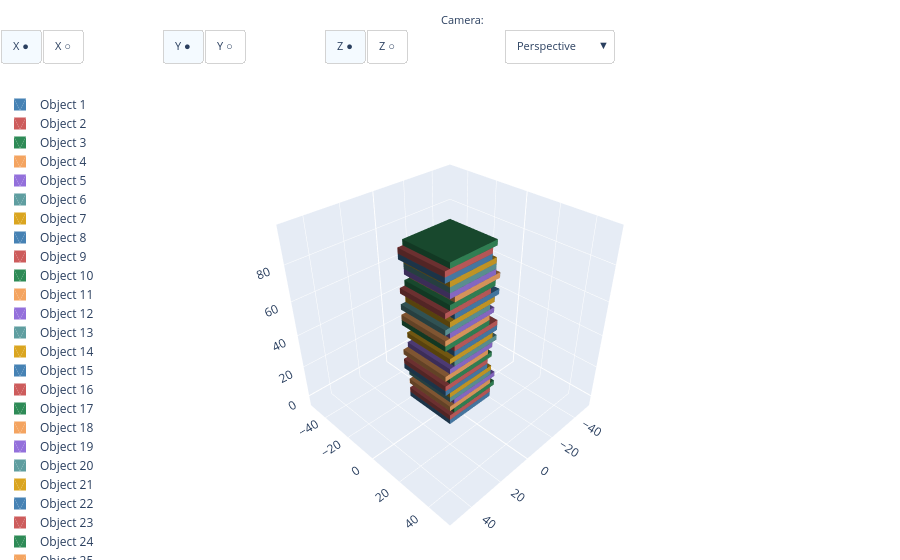

Notebook source saved alongside this figure:
### Markdown cell above
### Código

### Code cell
cota_inicial = 0
pap = 3
n_pav = 30
displace = 3


displace_dir = np.array([-1, 0,0, 1])



print(displace_dir.shape)
lista_pav = []
for i in range(n_pav + 1):

  # direções de deslocamento

  dir_x = np.random.choice(displace_dir) * displace
  # dir_y = np.random.choice(displace_dir) * displace



  cota_atual =   cota_inicial + (pap * i)
  cota_atual = round(cota_atual, 2)
  # criar caixa na cota atual
  box = cq.Workplane("XY").box(30 , 30, pap, centered=[True, True, False]).translate((dir_x, 0, cota_atual))

  lista_pav.append(box)
  # print(f"Cota do pavimento {i} = {cota_atual}")
print(lista_pav)

show(lista_pav)

### Figure 1 — Plotly figure (JSON) as saved in the notebook; plotly's stock layout.template omitted (floating-point values rounded to 4 significant figures)
{"data": [{"color": "steelblue", "flatshading": true, "i": [0, 1, 4, 5, 9, 11, 13, 15, 19, 19, 23, 23], "j": [3, 3, 6, 4, 10, 10, 12, 13, 16, 18, 21, 20], "k": [2, 0, 7, 7, 8, 9, 14, 14, 17, 16, 20, 22], "lighting": {"ambient": 0.4, "diffuse": 0.8, "specular": 0.2}, "name": "Object 1", "opacity": 1, "showlegend": true, "type": "mesh3d", "x": [-15, -15, -15, -15, 15, 15, 15, 15, -15, 15, -15, 15, -15, 15, -15, 15, -15, -15, 15, 15, -15, -15, 15, 15], "y": [-15, -15, 15, 15, -15, -15, 15, 15, -15, -15, -15, -15, 15, 15, 15, 15, -15, 15, -15, 15, -15, 15, -15, 15], "z": [0, 3, 0, 3, 0, 3, 0, 3, 0, 0, 3, 3, 0, 0, 3, 3, 0, 0, 0, 0, 3, 3, 3, 3]}, {"color": "indianred", "flatshading": true, "i": [0, 1, 4, 5, 9, 11, 13, 15, 19, 19, 23, 23], "j": [3, 3, 6, 4, 10, 10, 12, 13, 16, 18, 21, 20], "k": [2, 0, 7, 7, 8, 9, 14, 14, 17, 16, 20, 22], "lighting": {"ambient": 0.4, "diffuse": 0.8, "specular": 0.2}, "name": "Object 2", "opacity": 1, "showlegend": true, "type": "mesh3d", "x": [-15, -15, -15, -15, 15, 15, 15, 15, -15, 15, -15, 15, -15, 15, -15, 15, -15, -15, 15, 15, -15, -15, 15, 15], "y": [-15, -15, 15, 15, -15, -15, 15, 15, -15, -15, -15, -15, 15, 15, 15, 15, -15, 15, -15, 15, -15, 15, -15, 15], "z": [3, 6, 3, 6, 3, 6, 3, 6, 3, 3, 6, 6, 3, 3, 6, 6, 3, 3, 3, 3, 6, 6, 6, 6]}, {"color": "seagreen", "flatshading": true, "i": [0, 1, 4, 5, 9, 11, 13, 15, 19, 19, 23, 23], "j": [3, 3, 6, 4, 10, 10, 12, 13, 16, 18, 21, 20], "k": [2, 0, 7, 7, 8, 9, 14, 14, 17, 16, 20, 22], "lighting": {"ambient": 0.4, "diffuse": 0.8, "specular": 0.2}, "name": "Object 3", "opacity": 1, "showlegend": true, "type": "mesh3d", "x": [-18, -18, -18, -18, 12, 12, 12, 12, -18, 12, -18, 12, -18, 12, -18, 12, -18, -18, 12, 12, -18, -18, 12, 12], "y": [-15, -15, 15, 15, -15, -15, 15, 15, -15, -15, -15, -15, 15, 15, 15, 15, -15, 15, -15, 15, -15, 15, -15, 15], "z": [6, 9, 6, 9, 6, 9, 6, 9, 6, 6, 9, 9, 6, 6, 9, 9, 6, 6, 6, 6, 9, 9, 9, 9]}, {"color": "sandybrown", "flatshading": true, "i": [0, 1, 4, 5, 9, 11, 13, 15, 19, 19, 23, 23], "j": [3, 3, 6, 4, 10, 10, 12, 13, 16, 18, 21, 20], "k": [2, 0, 7, 7, 8, 9, 14, 14, 17, 16, 20, 22], "lighting": {"ambient": 0.4, "diffuse": 0.8, "specular": 0.2}, "name": "Object 4", "opacity": 1, "showlegend": true, "type": "mesh3d", "x": [-15, -15, -15, -15, 15, 15, 15, 15, -15, 15, -15, 15, -15, 15, -15, 15, -15, -15, 15, 15, -15, -15, 15, 15], "y": [-15, -15, 15, 15, -15, -15, 15, 15, -15, -15, -15, -15, 15, 15, 15, 15, -15, 15, -15, 15, -15, 15, -15, 15], "z": [9, 12, 9, 12, 9, 12, 9, 12, 9, 9, 12, 12, 9, 9, 12, 12, 9, 9, 9, 9, 12, 12, 12, 12]}, {"color": "mediumpurple", "flatshading": true, "i": [0, 1, 4, 5, 9, 11, 13, 15, 19, 19, 23, 23], "j": [3, 3, 6, 4, 10, 10, 12, 13, 16, 18, 21, 20], "k": [2, 0, 7, 7, 8, 9, 14, 14, 17, 16, 20, 22], "lighting": {"ambient": 0.4, "diffuse": 0.8, "specular": 0.2}, "name": "Object 5", "opacity": 1, "showlegend": true, "type": "mesh3d", "x": [-18, -18, -18, -18, 12, 12, 12, 12, -18, 12, -18, 12, -18, 12, -18, 12, -18, -18, 12, 12, -18, -18, 12, 12], "y": [-15, -15, 15, 15, -15, -15, 15, 15, -15, -15, -15, -15, 15, 15, 15, 15, -15, 15, -15, 15, -15, 15, -15, 15], "z": [12, 15, 12, 15, 12, 15, 12, 15, 12, 12, 15, 15, 12, 12, 15, 15, 12, 12, 12, 12, 15, 15, 15, 15]}, {"color": "cadetblue", "flatshading": true, "i": [0, 1, 4, 5, 9, 11, 13, 15, 19, 19, 23, 23], "j": [3, 3, 6, 4, 10, 10, 12, 13, 16, 18, 21, 20], "k": [2, 0, 7, 7, 8, 9, 14, 14, 17, 16, 20, 22], "lighting": {"ambient": 0.4, "diffuse": 0.8, "specular": 0.2}, "name": "Object 6", "opacity": 1, "showlegend": true, "type": "mesh3d", "x": [-15, -15, -15, -15, 15, 15, 15, 15, -15, 15, -15, 15, -15, 15, -15, 15, -15, -15, 15, 15, -15, -15, 15, 15], "y": [-15, -15, 15, 15, -15, -15, 15, 15, -15, -15, -15, -15, 15, 15, 15, 15, -15, 15, -15, 15, -15, 15, -15, 15], "z": [15, 18, 15, 18, 15, 18, 15, 18, 15, 15, 18, 18, 15, 15, 18, 18, 15, 15, 15, 15, 18, 18, 18, 18]}, {"color": "goldenrod", "flatshading": true, "i": [0, 1, 4, 5, 9, 11, 13, 15, 19, 19, 23, 23], "j": [3, 3, 6, 4, 10, 10, 12, 13, 16, 18, 21, 20], "k": [2, 0, 7, 7, 8, 9, 14, 14, 17, 16, 20, 22], "lighting": {"ambient": 0.4, "diffuse": 0.8, "specular": 0.2}, "name": "Object 7", "opacity": 1, "showlegend": true, "type": "mesh3d", "x": [-15, -15, -15, -15, 15, 15, 15, 15, -15, 15, -15, 15, -15, 15, -15, 15, -15, -15, 15, 15, -15, -15, 15, 15], "y": [-15, -15, 15, 15, -15, -15, 15, 15, -15, -15, -15, -15, 15, 15, 15, 15, -15, 15, -15, 15, -15, 15, -15, 15], "z": [18, 21, 18, 21, 18, 21, 18, 21, 18, 18, 21, 21, 18, 18, 21, 21, 18, 18, 18, 18, 21, 21, 21, 21]}, {"color": "steelblue", "flatshading": true, "i": [0, 1, 4, 5, 9, 11, 13, 15, 19, 19, 23, 23], "j": [3, 3, 6, 4, 10, 10, 12, 13, 16, 18, 21, 20], "k": [2, 0, 7, 7, 8, 9, 14, 14, 17, 16, 20, 22], "lighting": {"ambient": 0.4, "diffuse": 0.8, "specular": 0.2}, "name": "Object 8", "opacity": 1, "showlegend": true, "type": "mesh3d", "x": [-12, -12, -12, -12, 18, 18, 18, 18, -12, 18, -12, 18, -12, 18, -12, 18, -12, -12, 18, 18, -12, -12, 18, 18], "y": [-15, -15, 15, 15, -15, -15, 15, 15, -15, -15, -15, -15, 15, 15, 15, 15, -15, 15, -15, 15, -15, 15, -15, 15], "z": [21, 24, 21, 24, 21, 24, 21, 24, 21, 21, 24, 24, 21, 21, 24, 24, 21, 21, 21, 21, 24, 24, 24, 24]}, {"color": "indianred", "flatshading": true, "i": [0, 1, 4, 5, 9, 11, 13, 15, 19, 19, 23, 23], "j": [3, 3, 6, 4, 10, 10, 12, 13, 16, 18, 21, 20], "k": [2, 0, 7, 7, 8, 9, 14, 14, 17, 16, 20, 22], "lighting": {"ambient": 0.4, "diffuse": 0.8, "specular": 0.2}, "name": "Object 9", "opacity": 1, "showlegend": true, "type": "mesh3d", "x": [-12, -12, -12, -12, 18, 18, 18, 18, -12, 18, -12, 18, -12, 18, -12, 18, -12, -12, 18, 18, -12, -12, 18, 18], "y": [-15, -15, 15, 15, -15, -15, 15, 15, -15, -15, -15, -15, 15, 15, 15, 15, -15, 15, -15, 15, -15, 15, -15, 15], "z": [24, 27, 24, 27, 24, 27, 24, 27, 24, 24, 27, 27, 24, 24, 27, 27, 24, 24, 24, 24, 27, 27, 27, 27]}, {"color": "seagreen", "flatshading": true, "i": [0, 1, 4, 5, 9, 11, 13, 15, 19, 19, 23, 23], "j": [3, 3, 6, 4, 10, 10, 12, 13, 16, 18, 21, 20], "k": [2, 0, 7, 7, 8, 9, 14, 14, 17, 16, 20, 22], "lighting": {"ambient": 0.4, "diffuse": 0.8, "specular": 0.2}, "name": "Object 10", "opacity": 1, "showlegend": true, "type": "mesh3d", "x": [-15, -15, -15, -15, 15, 15, 15, 15, -15, 15, -15, 15, -15, 15, -15, 15, -15, -15, 15, 15, -15, -15, 15, 15], "y": [-15, -15, 15, 15, -15, -15, 15, 15, -15, -15, -15, -15, 15, 15, 15, 15, -15, 15, -15, 15, -15, 15, -15, 15], "z": [27, 30, 27, 30, 27, 30, 27, 30, 27, 27, 30, 30, 27, 27, 30, 30, 27, 27, 27, 27, 30, 30, 30, 30]}, {"color": "sandybrown", "flatshading": true, "i": [0, 1, 4, 5, 9, 11, 13, 15, 19, 19, 23, 23], "j": [3, 3, 6, 4, 10, 10, 12, 13, 16, 18, 21, 20], "k": [2, 0, 7, 7, 8, 9, 14, 14, 17, 16, 20, 22], "lighting": {"ambient": 0.4, "diffuse": 0.8, "specular": 0.2}, "name": "Object 11", "opacity": 1, "showlegend": true, "type": "mesh3d", "x": [-12, -12, -12, -12, 18, 18, 18, 18, -12, 18, -12, 18, -12, 18, -12, 18, -12, -12, 18, 18, -12, -12, 18, 18], "y": [-15, -15, 15, 15, -15, -15, 15, 15, -15, -15, -15, -15, 15, 15, 15, 15, -15, 15, -15, 15, -15, 15, -15, 15], "z": [30, 33, 30, 33, 30, 33, 30, 33, 30, 30, 33, 33, 30, 30, 33, 33, 30, 30, 30, 30, 33, 33, 33, 33]}, {"color": "mediumpurple", "flatshading": true, "i": [0, 1, 4, 5, 9, 11, 13, 15, 19, 19, 23, 23], "j": [3, 3, 6, 4, 10, 10, 12, 13, 16, 18, 21, 20], "k": [2, 0, 7, 7, 8, 9, 14, 14, 17, 16, 20, 22], "lighting": {"ambient": 0.4, "diffuse": 0.8, "specular": 0.2}, "name": "Object 12", "opacity": 1, "showlegend": true, "type": "mesh3d", "x": [-15, -15, -15, -15, 15, 15, 15, 15, -15, 15, -15, 15, -15, 15, -15, 15, -15, -15, 15, 15, -15, -15, 15, 15], "y": [-15, -15, 15, 15, -15, -15, 15, 15, -15, -15, -15, -15, 15, 15, 15, 15, -15, 15, -15, 15, -15, 15, -15, 15], "z": [33, 36, 33, 36, 33, 36, 33, 36, 33, 33, 36, 36, 33, 33, 36, 36, 33, 33, 33, 33, 36, 36, 36, 36]}, {"color": "cadetblue", "flatshading": true, "i": [0, 1, 4, 5, 9, 11, 13, 15, 19, 19, 23, 23], "j": [3, 3, 6, 4, 10, 10, 12, 13, 16, 18, 21, 20], "k": [2, 0, 7, 7, 8, 9, 14, 14, 17, 16, 20, 22], "lighting": {"ambient": 0.4, "diffuse": 0.8, "specular": 0.2}, "name": "Object 13", "opacity": 1, "showlegend": true, "type": "mesh3d", "x": [-18, -18, -18, -18, 12, 12, 12, 12, -18, 12, -18, 12, -18, 12, -18, 12, -18, -18, 12, 12, -18, -18, 12, 12], "y": [-15, -15, 15, 15, -15, -15, 15, 15, -15, -15, -15, -15, 15, 15, 15, 15, -15, 15, -15, 15, -15, 15, -15, 15], "z": [36, 39, 36, 39, 36, 39, 36, 39, 36, 36, 39, 39, 36, 36, 39, 39, 36, 36, 36, 36, 39, 39, 39, 39]}, {"color": "goldenrod", "flatshading": true, "i": [0, 1, 4, 5, 9, 11, 13, 15, 19, 19, 23, 23], "j": [3, 3, 6, 4, 10, 10, 12, 13, 16, 18, 21, 20], "k": [2, 0, 7, 7, 8, 9, 14, 14, 17, 16, 20, 22], "lighting": {"ambient": 0.4, "diffuse": 0.8, "specular": 0.2}, "name": "Object 14", "opacity": 1, "showlegend": true, "type": "mesh3d", "x": [-15, -15, -15, -15, 15, 15, 15, 15, -15, 15, -15, 15, -15, 15, -15, 15, -15, -15, 15, 15, -15, -15, 15, 15], "y": [-15, -15, 15, 15, -15, -15, 15, 15, -15, -15, -15, -15, 15, 15, 15, 15, -15, 15, -15, 15, -15, 15, -15, 15], "z": [39, 42, 39, 42, 39, 42, 39, 42, 39, 39, 42, 42, 39, 39, 42, 42, 39, 39, 39, 39, 42, 42, 42, 42]}, {"color": "steelblue", "flatshading": true, "i": [0, 1, 4, 5, 9, 11, 13, 15, 19, 19, 23, 23], "j": [3, 3, 6, 4, 10, 10, 12, 13, 16, 18, 21, 20], "k": [2, 0, 7, 7, 8, 9, 14, 14, 17, 16, 20, 22], "lighting": {"ambient": 0.4, "diffuse": 0.8, "specular": 0.2}, "name": "Object 15", "opacity": 1, "showlegend": true, "type": "mesh3d", "x": [-18, -18, -18, -18, 12, 12, 12, 12, -18, 12, -18, 12, -18, 12, -18, 12, -18, -18, 12, 12, -18, -18, 12, 12], "y": [-15, -15, 15, 15, -15, -15, 15, 15, -15, -15, -15, -15, 15, 15, 15, 15, -15, 15, -15, 15, -15, 15, -15, 15], "z": [42, 45, 42, 45, 42, 45, 42, 45, 42, 42, 45, 45, 42, 42, 45, 45, 42, 42, 42, 42, 45, 45, 45, 45]}, {"color": "indianred", "flatshading": true, "i": [0, 1, 4, 5, 9, 11, 13, 15, 19, 19, 23, 23], "j": [3, 3, 6, 4, 10, 10, 12, 13, 16, 18, 21, 20], "k": [2, 0, 7, 7, 8, 9, 14, 14, 17, 16, 20, 22], "lighting": {"ambient": 0.4, "diffuse": 0.8, "specular": 0.2}, "name": "Object 16", "opacity": 1, "showlegend": true, "type": "mesh3d", "x": [-18, -18, -18, -18, 12, 12, 12, 12, -18, 12, -18, 12, -18, 12, -18, 12, -18, -18, 12, 12, -18, -18, 12, 12], "y": [-15, -15, 15, 15, -15, -15, 15, 15, -15, -15, -15, -15, 15, 15, 15, 15, -15, 15, -15, 15, -15, 15, -15, 15], "z": [45, 48, 45, 48, 45, 48, 45, 48, 45, 45, 48, 48, 45, 45, 48, 48, 45, 45, 45, 45, 48, 48, 48, 48]}, {"color": "seagreen", "flatshading": true, "i": [0, 1, 4, 5, 9, 11, 13, 15, 19, 19, 23, 23], "j": [3, 3, 6, 4, 10, 10, 12, 13, 16, 18, 21, 20], "k": [2, 0, 7, 7, 8, 9, 14, 14, 17, 16, 20, 22], "lighting": {"ambient": 0.4, "diffuse": 0.8, "specular": 0.2}, "name": "Object 17", "opacity": 1, "showlegend": true, "type": "mesh3d", "x": [-12, -12, -12, -12, 18, 18, 18, 18, -12, 18, -12, 18, -12, 18, -12, 18, -12, -12, 18, 18, -12, -12, 18, 18], "y": [-15, -15, 15, 15, -15, -15, 15, 15, -15, -15, -15, -15, 15, 15, 15, 15, -15, 15, -15, 15, -15, 15, -15, 15], "z": [48, 51, 48, 51, 48, 51, 48, 51, 48, 48, 51, 51, 48, 48, 51, 51, 48, 48, 48, 48, 51, 51, 51, 51]}, {"color": "sandybrown", "flatshading": true, "i": [0, 1, 4, 5, 9, 11, 13, 15, 19, 19, 23, 23], "j": [3, 3, 6, 4, 10, 10, 12, 13, 16, 18, 21, 20], "k": [2, 0, 7, 7, 8, 9, 14, 14, 17, 16, 20, 22], "lighting": {"ambient": 0.4, "diffuse": 0.8, "specular": 0.2}, "name": "Object 18", "opacity": 1, "showlegend": true, "type": "mesh3d", "x": [-12, -12, -12, -12, 18, 18, 18, 18, -12, 18, -12, 18, -12, 18, -12, 18, -12, -12, 18, 18, -12, -12, 18, 18], "y": [-15, -15, 15, 15, -15, -15, 15, 15, -15, -15, -15, -15, 15, 15, 15, 15, -15, 15, -15, 15, -15, 15, -15, 15], "z": [51, 54, 51, 54, 51, 54, 51, 54, 51, 51, 54, 54, 51, 51, 54, 54, 51, 51, 51, 51, 54, 54, 54, 54]}, {"color": "mediumpurple", "flatshading": true, "i": [0, 1, 4, 5, 9, 11, 13, 15, 19, 19, 23, 23], "j": [3, 3, 6, 4, 10, 10, 12, 13, 16, 18, 21, 20], "k": [2, 0, 7, 7, 8, 9, 14, 14, 17, 16, 20, 22], "lighting": {"ambient": 0.4, "diffuse": 0.8, "specular": 0.2}, "name": "Object 19", "opacity": 1, "showlegend": true, "type": "mesh3d", "x": [-15, -15, -15, -15, 15, 15, 15, 15, -15, 15, -15, 15, -15, 15, -15, 15, -15, -15, 15, 15, -15, -15, 15, 15], "y": [-15, -15, 15, 15, -15, -15, 15, 15, -15, -15, -15, -15, 15, 15, 15, 15, -15, 15, -15, 15, -15, 15, -15, 15], "z": [54, 57, 54, 57, 54, 57, 54, 57, 54, 54, 57, 57, 54, 54, 57, 57, 54, 54, 54, 54, 57, 57, 57, 57]}, {"color": "cadetblue", "flatshading": true, "i": [0, 1, 4, 5, 9, 11, 13, 15, 19, 19, 23, 23], "j": [3, 3, 6, 4, 10, 10, 12, 13, 16, 18, 21, 20], "k": [2, 0, 7, 7, 8, 9, 14, 14, 17, 16, 20, 22], "lighting": {"ambient": 0.4, "diffuse": 0.8, "specular": 0.2}, "name": "Object 20", "opacity": 1, "showlegend": true, "type": "mesh3d", "x": [-12, -12, -12, -12, 18, 18, 18, 18, -12, 18, -12, 18, -12, 18, -12, 18, -12, -12, 18, 18, -12, -12, 18, 18], "y": [-15, -15, 15, 15, -15, -15, 15, 15, -15, -15, -15, -15, 15, 15, 15, 15, -15, 15, -15, 15, -15, 15, -15, 15], "z": [57, 60, 57, 60, 57, 60, 57, 60, 57, 57, 60, 60, 57, 57, 60, 60, 57, 57, 57, 57, 60, 60, 60, 60]}, {"color": "goldenrod", "flatshading": true, "i": [0, 1, 4, 5, 9, 11, 13, 15, 19, 19, 23, 23], "j": [3, 3, 6, 4, 10, 10, 12, 13, 16, 18, 21, 20], "k": [2, 0, 7, 7, 8, 9, 14, 14, 17, 16, 20, 22], "lighting": {"ambient": 0.4, "diffuse": 0.8, "specular": 0.2}, "name": "Object 21", "opacity": 1, "showlegend": true, "type": "mesh3d", "x": [-15, -15, -15, -15, 15, 15, 15, 15, -15, 15, -15, 15, -15, 15, -15, 15, -15, -15, 15, 15, -15, -15, 15, 15], "y": [-15, -15, 15, 15, -15, -15, 15, 15, -15, -15, -15, -15, 15, 15, 15, 15, -15, 15, -15, 15, -15, 15, -15, 15], "z": [60, 63, 60, 63, 60, 63, 60, 63, 60, 60, 63, 63, 60, 60, 63, 63, 60, 60, 60, 60, 63, 63, 63, 63]}, {"color": "steelblue", "flatshading": true, "i": [0, 1, 4, 5, 9, 11, 13, 15, 19, 19, 23, 23], "j": [3, 3, 6, 4, 10, 10, 12, 13, 16, 18, 21, 20], "k": [2, 0, 7, 7, 8, 9, 14, 14, 17, 16, 20, 22], "lighting": {"ambient": 0.4, "diffuse": 0.8, "specular": 0.2}, "name": "Object 22", "opacity": 1, "showlegend": true, "type": "mesh3d", "x": [-18, -18, -18, -18, 12, 12, 12, 12, -18, 12, -18, 12, -18, 12, -18, 12, -18, -18, 12, 12, -18, -18, 12, 12], "y": [-15, -15, 15, 15, -15, -15, 15, 15, -15, -15, -15, -15, 15, 15, 15, 15, -15, 15, -15, 15, -15, 15, -15, 15], "z": [63, 66, 63, 66, 63, 66, 63, 66, 63, 63, 66, 66, 63, 63, 66, 66, 63, 63, 63, 63, 66, 66, 66, 66]}, {"color": "indianred", "flatshading": true, "i": [0, 1, 4, 5, 9, 11, 13, 15, 19, 19, 23, 23], "j": [3, 3, 6, 4, 10, 10, 12, 13, 16, 18, 21, 20], "k": [2, 0, 7, 7, 8, 9, 14, 14, 17, 16, 20, 22], "lighting": {"ambient": 0.4, "diffuse": 0.8, "specular": 0.2}, "name": "Object 23", "opacity": 1, "showlegend": true, "type": "mesh3d", "x": [-12, -12, -12, -12, 18, 18, 18, 18, -12, 18, -12, 18, -12, 18, -12, 18, -12, -12, 18, 18, -12, -12, 18, 18], "y": [-15, -15, 15, 15, -15, -15, 15, 15, -15, -15, -15, -15, 15, 15, 15, 15, -15, 15, -15, 15, -15, 15, -15, 15], "z": [66, 69, 66, 69, 66, 69, 66, 69, 66, 66, 69, 69, 66, 66, 69, 69, 66, 66, 66, 66, 69, 69, 69, 69]}, {"color": "seagreen", "flatshading": true, "i": [0, 1, 4, 5, 9, 11, 13, 15, 19, 19, 23, 23], "j": [3, 3, 6, 4, 10, 10, 12, 13, 16, 18, 21, 20], "k": [2, 0, 7, 7, 8, 9, 14, 14, 17, 16, 20, 22], "lighting": {"ambient": 0.4, "diffuse": 0.8, "specular": 0.2}, "name": "Object 24", "opacity": 1, "showlegend": true, "type": "mesh3d", "x": [-15, -15, -15, -15, 15, 15, 15, 15, -15, 15, -15, 15, -15, 15, -15, 15, -15, -15, 15, 15, -15, -15, 15, 15], "y": [-15, -15, 15, 15, -15, -15, 15, 15, -15, -15, -15, -15, 15, 15, 15, 15, -15, 15, -15, 15, -15, 15, -15, 15], "z": [69, 72, 69, 72, 69, 72, 69, 72, 69, 69, 72, 72, 69, 69, 72, 72, 69, 69, 69, 69, 72, 72, 72, 72]}, {"color": "sandybrown", "flatshading": true, "i": [0, 1, 4, 5, 9, 11, 13, 15, 19, 19, 23, 23], "j": [3, 3, 6, 4, 10, 10, 12, 13, 16, 18, 21, 20], "k": [2, 0, 7, 7, 8, 9, 14, 14, 17, 16, 20, 22], "lighting": {"ambient": 0.4, "diffuse": 0.8, "specular": 0.2}, "name": "Object 25", "opacity": 1, "showlegend": true, "type": "mesh3d", "x": [-18, -18, -18, -18, 12, 12, 12, 12, -18, 12, -18, 12, -18, 12, -18, 12, -18, -18, 12, 12, -18, -18, 12, 12], "y": [-15, -15, 15, 15, -15, -15, 15, 15, -15, -15, -15, -15, 15, 15, 15, 15, -15, 15, -15, 15, -15, 15, -15, 15], "z": [72, 75, 72, 75, 72, 75, 72, 75, 72, 72, 75, 75, 72, 72, 75, 75, 72, 72, 72, 72, 75, 75, 75, 75]}, {"color": "mediumpurple", "flatshading": true, "i": [0, 1, 4, 5, 9, 11, 13, 15, 19, 19, 23, 23], "j": [3, 3, 6, 4, 10, 10, 12, 13, 16, 18, 21, 20], "k": [2, 0, 7, 7, 8, 9, 14, 14, 17, 16, 20, 22], "lighting": {"ambient": 0.4, "diffuse": 0.8, "specular": 0.2}, "name": "Object 26", "opacity": 1, "showlegend": true, "type": "mesh3d", "x": [-15, -15, -15, -15, 15, 15, 15, 15, -15, 15, -15, 15, -15, 15, -15, 15, -15, -15, 15, 15, -15, -15, 15, 15], "y": [-15, -15, 15, 15, -15, -15, 15, 15, -15, -15, -15, -15, 15, 15, 15, 15, -15, 15, -15, 15, -15, 15, -15, 15], "z": [75, 78, 75, 78, 75, 78, 75, 78, 75, 75, 78, 78, 75, 75, 78, 78, 75, 75, 75, 75, 78, 78, 78, 78]}, {"color": "cadetblue", "flatshading": true, "i": [0, 1, 4, 5, 9, 11, 13, 15, 19, 19, 23, 23], "j": [3, 3, 6, 4, 10, 10, 12, 13, 16, 18, 21, 20], "k": [2, 0, 7, 7, 8, 9, 14, 14, 17, 16, 20, 22], "lighting": {"ambient": 0.4, "diffuse": 0.8, "specular": 0.2}, "name": "Object 27", "opacity": 1, "showlegend": true, "type": "mesh3d", "x": [-15, -15, -15, -15, 15, 15, 15, 15, -15, 15, -15, 15, -15, 15, -15, 15, -15, -15, 15, 15, -15, -15, 15, 15], "y": [-15, -15, 15, 15, -15, -15, 15, 15, -15, -15, -15, -15, 15, 15, 15, 15, -15, 15, -15, 15, -15, 15, -15, 15], "z": [78, 81, 78, 81, 78, 81, 78, 81, 78, 78, 81, 81, 78, 78, 81, 81, 78, 78, 78, 78, 81, 81, 81, 81]}, {"color": "goldenrod", "flatshading": true, "i": [0, 1, 4, 5, 9, 11, 13, 15, 19, 19, 23, 23], "j": [3, 3, 6, 4, 10, 10, 12, 13, 16, 18, 21, 20], "k": [2, 0, 7, 7, 8, 9, 14, 14, 17, 16, 20, 22], "lighting": {"ambient": 0.4, "diffuse": 0.8, "specular": 0.2}, "name": "Object 28", "opacity": 1, "showlegend": true, "type": "mesh3d", "x": [-15, -15, -15, -15, 15, 15, 15, 15, -15, 15, -15, 15, -15, 15, -15, 15, -15, -15, 15, 15, -15, -15, 15, 15], "y": [-15, -15, 15, 15, -15, -15, 15, 15, -15, -15, -15, -15, 15, 15, 15, 15, -15, 15, -15, 15, -15, 15, -15, 15], "z": [81, 84, 81, 84, 81, 84, 81, 84, 81, 81, 84, 84, 81, 81, 84, 84, 81, 81, 81, 81, 84, 84, 84, 84]}, {"color": "steelblue", "flatshading": true, "i": [0, 1, 4, 5, 9, 11, 13, 15, 19, 19, 23, 23], "j": [3, 3, 6, 4, 10, 10, 12, 13, 16, 18, 21, 20], "k": [2, 0, 7, 7, 8, 9, 14, 14, 17, 16, 20, 22], "lighting": {"ambient": 0.4, "diffuse": 0.8, "specular": 0.2}, "name": "Object 29", "opacity": 1, "showlegend": true, "type": "mesh3d", "x": [-12, -12, -12, -12, 18, 18, 18, 18, -12, 18, -12, 18, -12, 18, -12, 18, -12, -12, 18, 18, -12, -12, 18, 18], "y": [-15, -15, 15, 15, -15, -15, 15, 15, -15, -15, -15, -15, 15, 15, 15, 15, -15, 15, -15, 15, -15, 15, -15, 15], "z": [84, 87, 84, 87, 84, 87, 84, 87, 84, 84, 87, 87, 84, 84, 87, 87, 84, 84, 84, 84, 87, 87, 87, 87]}, {"color": "indianred", "flatshading": true, "i": [0, 1, 4, 5, 9, 11, 13, 15, 19, 19, 23, 23], "j": [3, 3, 6, 4, 10, 10, 12, 13, 16, 18, 21, 20], "k": [2, 0, 7, 7, 8, 9, 14, 14, 17, 16, 20, 22], "lighting": {"ambient": 0.4, "diffuse": 0.8, "specular": 0.2}, "name": "Object 30", "opacity": 1, "showlegend": true, "type": "mesh3d", "x": [-12, -12, -12, -12, 18, 18, 18, 18, -12, 18, -12, 18, -12, 18, -12, 18, -12, -12, 18, 18, -12, -12, 18, 18], "y": [-15, -15, 15, 15, -15, -15, 15, 15, -15, -15, -15, -15, 15, 15, 15, 15, -15, 15, -15, 15, -15, 15, -15, 15], "z": [87, 90, 87, 90, 87, 90, 87, 90, 87, 87, 90, 90, 87, 87, 90, 90, 87, 87, 87, 87, 90, 90, 90, 90]}, {"color": "seagreen", "flatshading": true, "i": [0, 1, 4, 5, 9, 11, 13, 15, 19, 19, 23, 23], "j": [3, 3, 6, 4, 10, 10, 12, 13, 16, 18, 21, 20], "k": [2, 0, 7, 7, 8, 9, 14, 14, 17, 16, 20, 22], "lighting": {"ambient": 0.4, "diffuse": 0.8, "specular": 0.2}, "name": "Object 31", "opacity": 1, "showlegend": true, "type": "mesh3d", "x": [-15, -15, -15, -15, 15, 15, 15, 15, -15, 15, -15, 15, -15, 15, -15, 15, -15, -15, 15, 15, -15, -15, 15, 15], "y": [-15, -15, 15, 15, -15, -15, 15, 15, -15, -15, -15, -15, 15, 15, 15, 15, -15, 15, -15, 15, -15, 15, -15, 15], "z": [90, 93, 90, 93, 90, 93, 90, 93, 90, 90, 93, 93, 90, 90, 93, 93, 90, 90, 90, 90, 93, 93, 93, 93]}], "layout": {"annotations": [{"font": {"size": 11}, "showarrow": false, "text": "Axes:", "x": -0.01, "xanchor": "right", "xref": "paper", "y": 1.17, "yref": "paper"}, {"font": {"size": 11}, "showarrow": false, "text": "Camera:", "x": 0.54, "xanchor": "right", "xref": "paper", "y": 1.17, "yref": "paper"}], "legend": {"x": 0, "y": 1}, "margin": {"b": 0, "l": 0, "r": 0, "t": 90}, "scene": {"aspectmode": "manual", "aspectratio": {"x": 1, "y": 1, "z": 1}, "camera": {"eye": {"x": 1.5, "y": 1.5, "z": 1.5}, "projection": {"type": "perspective"}, "up": {"x": 0, "y": 0, "z": 1}}, "xaxis": {"backgroundcolor": "rgb(230, 236, 245)", "gridcolor": "white", "gridwidth": 1, "range": [-53.47, 53.47], "showbackground": true, "showgrid": true, "showline": false, "showspikes": true, "showticklabels": true, "title": {"text": ""}, "zeroline": true, "zerolinecolor": "white", "zerolinewidth": 2}, "yaxis": {"backgroundcolor": "rgb(230, 236, 245)", "gridcolor": "white", "gridwidth": 1, "range": [-53.47, 53.47], "showbackground": true, "showgrid": true, "showline": false, "showspikes": true, "showticklabels": true, "title": {"text": ""}, "zeroline": true, "zerolinecolor": "white", "zerolinewidth": 2}, "zaxis": {"backgroundcolor": "rgb(230, 236, 245)", "gridcolor": "white", "gridwidth": 1, "range": [-6.975, 99.97], "showbackground": true, "showgrid": true, "showline": false, "showspikes": true, "showticklabels": true, "title": {"text": ""}, "zeroline": true, "zerolinecolor": "white", "zerolinewidth": 2}}, "updatemenus": [{"active": 0, "bgcolor": "white", "bordercolor": "lightgray", "buttons": [{"args": [{"scene.xaxis": {"backgroundcolor": "rgb(230, 236, 245)", "gridcolor": "white", "gridwidth": 1, "range": [-53.47, 53.47], "showbackground": true, "showgrid": true, "showline": false, "showspikes": true, "showticklabels": true, "title": {"text": ""}, "zeroline": true, "zerolinecolor": "white", "zerolinewidth": 2}}], "label": "X ●", "method": "relayout"}, {"args": [{"scene.xaxis": {"range": [-53.47, 53.47], "showbackground": false, "showgrid": false, "showline": false, "showspikes": false, "showticklabels": false, "title": {"text": ""}, "zeroline": false}}], "label": "X ○", "method": "relayout"}], "direction": "right", "font": {"size": 11}, "showactive": true, "type": "buttons", "x": 0, "xanchor": "left", "y": 1.13, "yanchor": "top"}, {"active": 0, "bgcolor": "white", "bordercolor": "lightgray", "buttons": [{"args": [{"scene.yaxis": {"backgroundcolor": "rgb(230, 236, 245)", "gridcolor": "white", "gridwidth": 1, "range": [-53.47, 53.47], "showbackground": true, "showgrid": true, "showline": false, "showspikes": true, "showticklabels": true, "title": {"text": ""}, "zeroline": true, "zerolinecolor": "white", "zerolinewidth": 2}}], "label": "Y ●", "method": "relayout"}, {"args": [{"scene.yaxis": {"range": [-53.47, 53.47], "showbackground": false, "showgrid": false, "showline": false, "showspikes": false, "showticklabels": false, "title": {"text": ""}, "zeroline": false}}], "label": "Y ○", "method": "relayout"}], "direction": "right", "font": {"size": 11}, "showactive": true, "type": "buttons", "x": 0.18, "xanchor": "left", "y": 1.13, "yanchor": "top"}, {"active": 0, "bgcolor": "white", "bordercolor": "lightgray", "buttons": [{"args": [{"scene.zaxis": {"backgroundcolor": "rgb(230, 236, 245)", "gridcolor": "white", "gridwidth": 1, "range": [-6.975, 99.97], "showbackground": true, "showgrid": true, "showline": false, "showspikes": true, "showticklabels": true, "title": {"text": ""}, "zeroline": true, "zerolinecolor": "white", "zerolinewidth": 2}}], "label": "Z ●", "method": "relayout"}, {"args": [{"scene.zaxis": {"range": [-6.975, 99.97], "showbackground": false, "showgrid": false, "showline": false, "showspikes": false, "showticklabels": false, "title": {"text": ""}, "zeroline": false}}], "label": "Z ○", "method": "relayout"}], "direction": "right", "font": {"size": 11}, "showactive": true, "type": "buttons", "x": 0.36, "xanchor": "left", "y": 1.13, "yanchor": "top"}, {"active": 0, "bgcolor": "white", "bordercolor": "lightgray", "buttons": [{"args": [{"scene.aspectmode": "manual", "scene.aspectratio": {"x": 1, "y": 1, "z": 1}, "scene.camera": {"eye": {"x": 1.5, "y": 1.5, "z": 1.5}, "projection": {"type": "perspective"}, "up": {"x": 0, "y": 0, "z": 1}}}], "label": "Perspective", "method": "relayout"}, {"args": [{"scene.aspectmode": "manual", "scene.aspectratio": {"x": 1, "y": 1, "z": 1}, "scene.camera": {"eye": {"x": 2.5, "y": 2.5, "z": 2.5}, "projection": {"type": "orthographic"}, "up": {"x": 0, "y": 0, "z": 1}}}], "label": "Orthographic", "method": "relayout"}], "direction": "down", "font": {"size": 11}, "showactive": true, "type": "dropdown", "x": 0.56, "xanchor": "left", "y": 1.13, "yanchor": "top"}]}}
